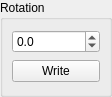
<?xml version="1.0" encoding="UTF-8"?>
<ui version="4.0">
 <class>RotationWidget</class>
 <widget class="QWidget" name="RotationWidget">
  <property name="geometry">
   <rect>
    <x>0</x>
    <y>0</y>
    <width>112</width>
    <height>97</height>
   </rect>
  </property>
  <property name="windowTitle">
   <string>Form</string>
  </property>
  <layout class="QGridLayout" name="gridLayout">
   <property name="leftMargin">
    <number>0</number>
   </property>
   <property name="topMargin">
    <number>0</number>
   </property>
   <property name="rightMargin">
    <number>0</number>
   </property>
   <property name="bottomMargin">
    <number>0</number>
   </property>
   <property name="spacing">
    <number>0</number>
   </property>
   <item row="0" column="0">
    <widget class="QGroupBox" name="groupRotation">
     <property name="title">
      <string>Rotation</string>
     </property>
     <layout class="QGridLayout" name="gridLayout_2">
      <item row="0" column="0">
       <widget class="QDoubleSpinBox" name="doubleSpinRotation">
        <property name="accelerated">
         <bool>true</bool>
        </property>
        <property name="decimals">
         <number>1</number>
        </property>
        <property name="minimum">
         <double>-1.400000000000000</double>
        </property>
        <property name="maximum">
         <double>1.400000000000000</double>
        </property>
        <property name="singleStep">
         <double>0.100000000000000</double>
        </property>
       </widget>
      </item>
      <item row="1" column="0">
       <widget class="QPushButton" name="btnWrite">
        <property name="text">
         <string>Write</string>
        </property>
       </widget>
      </item>
     </layout>
    </widget>
   </item>
  </layout>
 </widget>
 <resources/>
 <connections/>
</ui>
